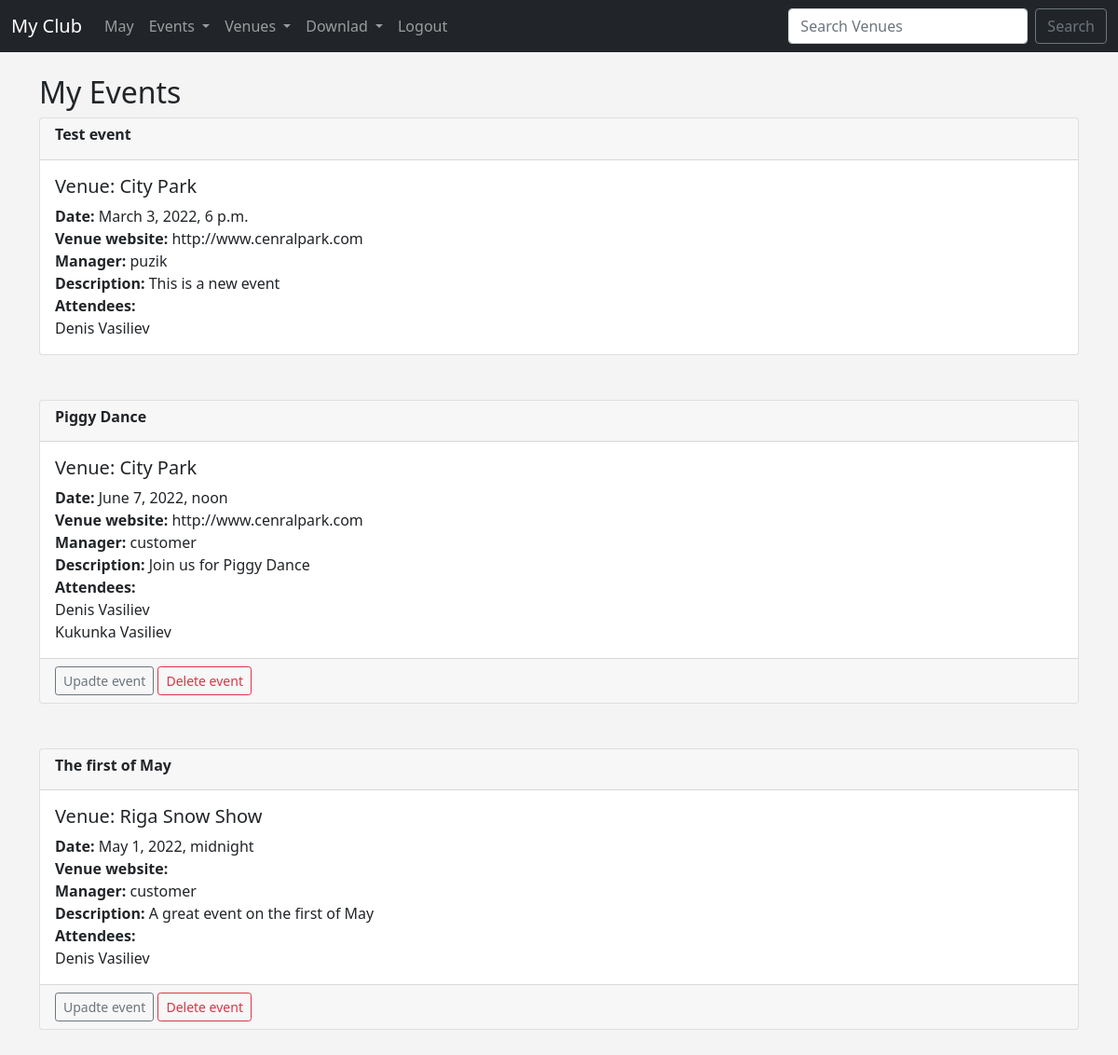
The app's page /my_events (signed in) with its own data.
### events/models.py (models this page shows, shortened)
class Event(models.Model):
	name = models.CharField('Event Name', max_length = 120)
	event_date = models.DateTimeField('Event Date')
	venue = models.ForeignKey(Venue, blank = True, null = True, on_delete = models.CASCADE)
	manager = models.ForeignKey(User, blank = True, null = True, on_delete = models.SET_NULL)
	description = models.TextField(blank = True)
	attendees = models.ManyToManyField(MyClubUser, blank = True)
	approved = models.BooleanField("Approved", default=False)

class Venue(models.Model):
	name = models.CharField('Name', max_length = 120)
	address = models.CharField(max_length = 300)
	zip_code = models.CharField('Zip Code', max_length = 15)
	phone = models.CharField('Contact Phone', max_length = 25, blank=True )
	web = models.URLField('Web Address', blank=True)
	email_address = models.EmailField('Email Address', blank=True)
	owner = models.IntegerField("Venue Owner", blank=False, default = 1)
	venue_image = models.ImageField(null=True, blank=True, upload_to = 'images/')
	def __str__(self):
		return self.name

class MyClubUser(models.Model):
	first_name = models.CharField(max_length = 30)
	last_name = models.CharField(max_length = 30)
	email = models.EmailField('User Email')
	def __str__(self):
		return self.first_name + ' ' + self.last_name

### events/views.py (the view)
# urls.py: path('my_events', views.my_events, name = 'my_events'),
def my_events(request):
	if request.user.is_authenticated:
		me = request.user.id
		events = Event.objects.filter(attendees=me)
		return render(request, 'events/my_events.html',
			{
			'events' : events,
			})
	else:
		messages.success(request, ('You are not authorised to view this page! Please login.'))
		return redirect('login')

### events/templates/events/my_events.html
{% extends 'events/base.html' %}
{% block content %}
	<h2>My Events</h2>
	{% for event in events %}
<div class="card">
  <div class="card-header">
    <h6><strong>{{ event.name }}</strong></h6>
  </div>
  <div class="card-body">
    <h5 class="card-title">Venue: {{ event.venue }}</h5>
    <p class="card-text">
    <strong>Date:</strong> {{ event.event_date }}<br>
	<strong>Venue website:</strong> {{ event.venue.web }}<br>
	<strong>Manager:</strong> {{ event.manager }}<br>
	<strong>Description:</strong> {{ event.description }}<br>
	<strong>Attendees:</strong> <br>
	{% for user in event.attendees.all %}
	{{ user }}<br>
	{% endfor %}
    </p>
</div>
	{% if user.is_authenticated %}
			{% if user == event.manager %}
			  <div class="card-footer text-muted">
			   <a href="{% url 'update-event' event.id %}" class="btn btn-outline-secondary btn-sm">Upadte event</a>
			    <a href="{% url 'delete-event' event.id %}" class="btn btn-outline-danger btn-sm">Delete event</a>
			  </div>
					{% endif %}
 {% endif %}
	</div>
	<br><br>
	{% endfor %}
{% endblock %}

### events/templates/events/base.html (style rules this page uses)
body { background: #f4f4f4; }

### records on screen
Event: name "Test event", venue "City Park", event_date "March 3, 2022, 6 p.m.", venue.web "http://www.cenralpark.com", manager "puzik", description "This is a new event"
MyClubUser: first_name+last_name "Denis Vasiliev"
Event: name "Piggy Dance", venue "City Park", event_date "June 7, 2022, noon", venue.web "http://www.cenralpark.com", manager "customer", description "Join us for Piggy Dance", shows "Upadte event"
MyClubUser: first_name+last_name "Kukunka Vasiliev"
Event: name "The first of May", venue "Riga Snow Show", event_date "May 1, 2022, midnight", manager "customer", description "A great event on the first of May", shows "Upadte event"
